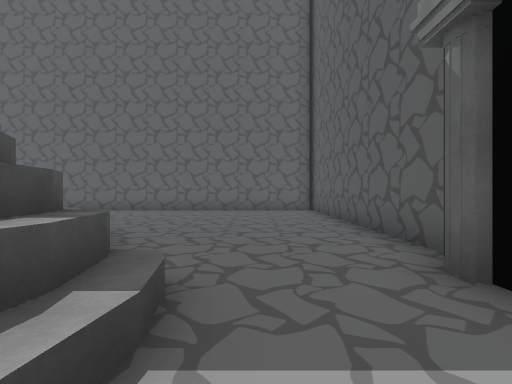
View 1 (above)

18 first-person views from a walk through a 3-D level made in the Unity game engine. The camera is 1.5 m above the floor, looks level and sees 85° across. The floor is counted in squares, 2 m on a side. Each view is taken from the middle of a square. On the plan, view 1 faces up. The plan holds only what a view shows up to about 10 squares ahead; the rest is blank. The place goes on beyond the plan. The player is left out. Door leaves are left out, so doorways stand open.

View 2
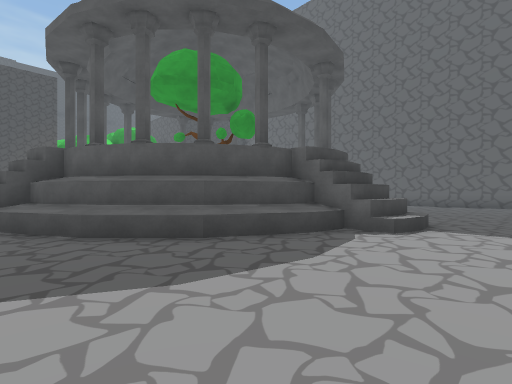

View 3
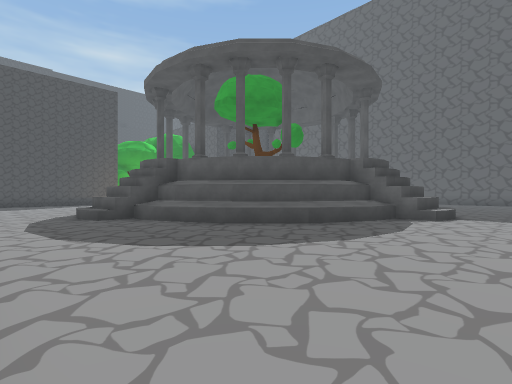

View 4
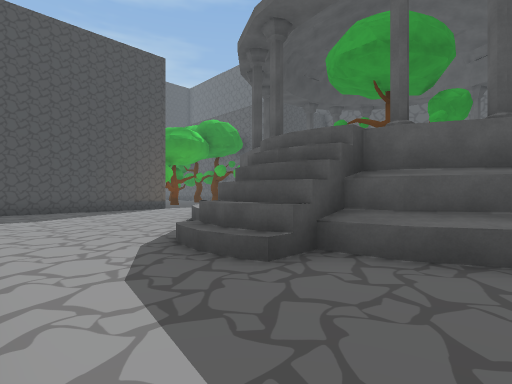

View 5
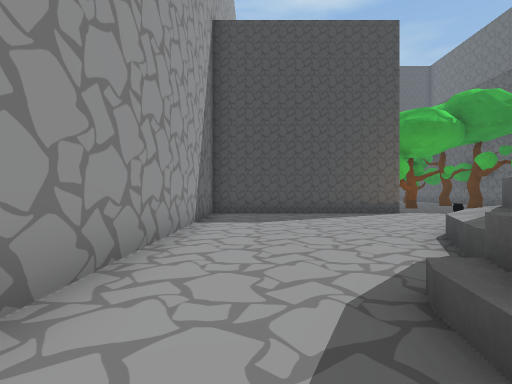

View 6
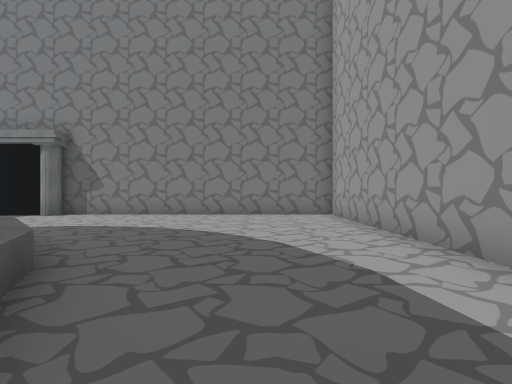

View 7
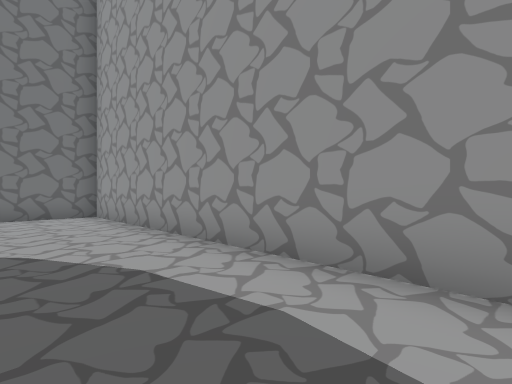

View 8
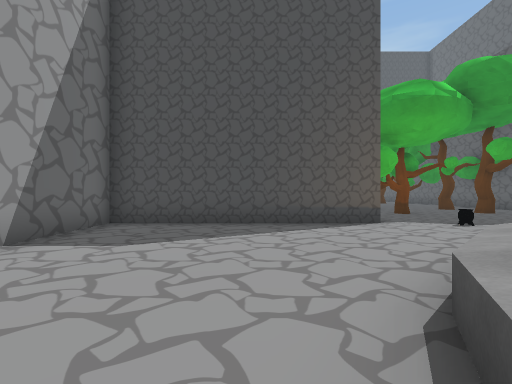

View 9
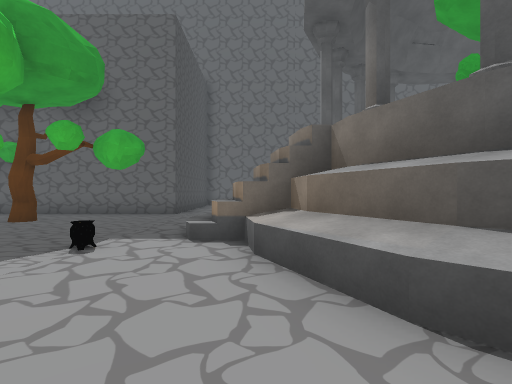

View 10
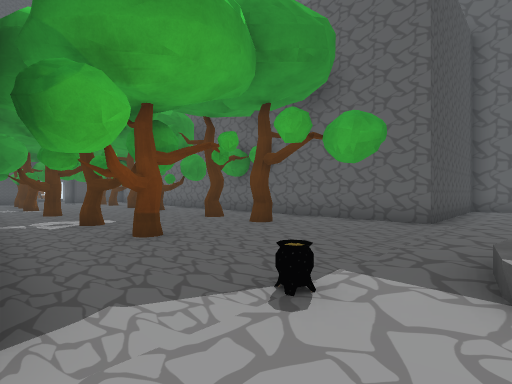

View 11
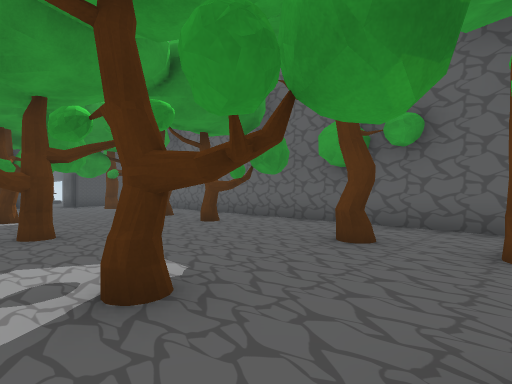

View 12
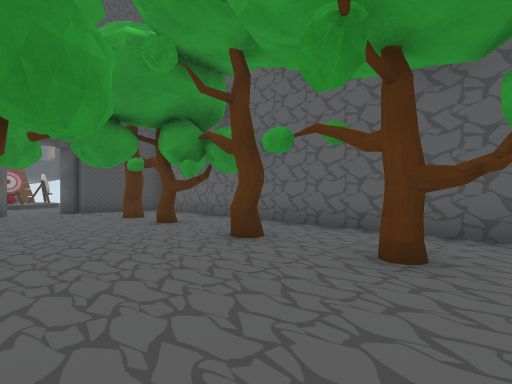

View 13
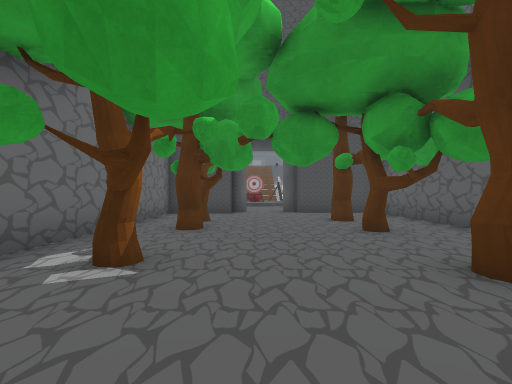

View 14
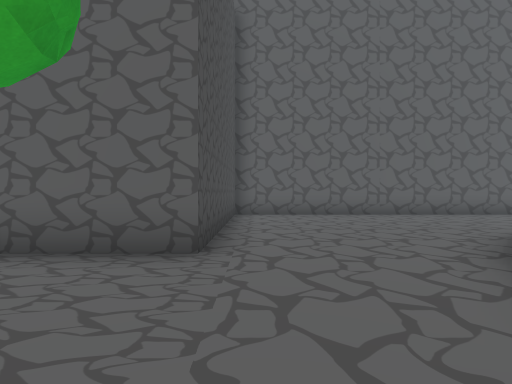

View 15
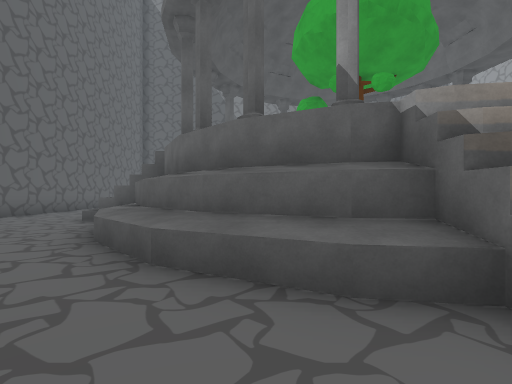

View 16
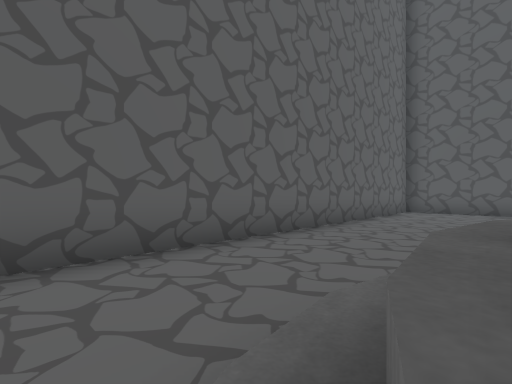

View 17
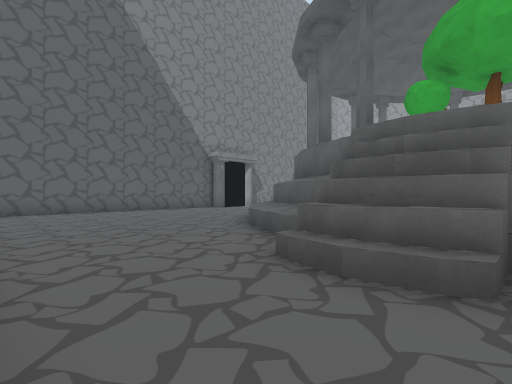

View 18
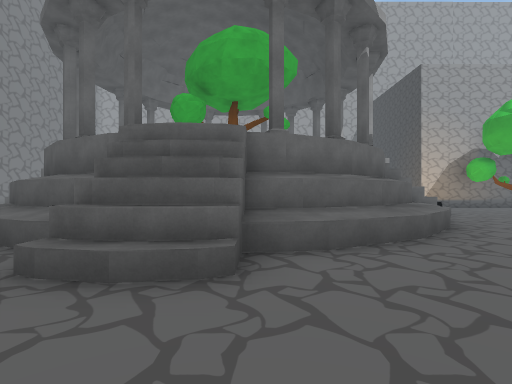

### Floor plan
Points are (right, up) in squares from view 1. A wall is a line through its corners. A room is listed if a view was taken in it or the views show most of it. See-through windows are left out.
Room 1 (views 1, 2, 3, 4, 5, 6, 7, 8, 9, 10)
walls: (-6.9, -4.9) (-7.4, -5.1); (-7, -5.2) (-7.4, -5.4); (-7.3, -5.1) (-8.1, -5.2); (-7.6, -4.9) (-8.1, -5); (-7.9, -5.2) (-8.8, -5); (-8, -4.8) (-8.5, -4.7); (-7, -8.5) (2.3, -8.5) (2.3, 0.5); (-10.9, -3.4) (-11.4, -3.2); (-12.2, -2.3) (-12.5, -2) (-13.3, -0.4) (-13.5, 0.3) (-14.6, 0.3); (-1.1, 0.3) (-2.5, 0.3) (-2.6, -0.4) (-3.4, -2) (-4.7, -3.2) (-6.2, -4) (-7, -4.1) (-7, -5.4); (-1.5, 0.7) (-1.7, 0.3); (-1.8, 1.4) (-1.9, 0.8); (-1.5, 2.1) (-1.4, 1.4) (-1.5, 0.6); (1.9, 0.9) (1.9, 2.3); (-16.7, -2) (-16.7, -8.5) (-8.6, -8.5)
low walls: (-7, -5.4) (-7.9, -5.5); (-8.2, -5.5) (-8.9, -5.4); (-9.9, -4.7) (-11.8, -3.7); (-1.8, 0.4) (-1.9, -0.6) (-2.8, -2.4) (-4.2, -3.8) (-5.9, -4.6) (-7.1, -4.8); (-12.7, -2.8) (-13.1, -2.4) (-14, -0.6) (-14.2, 0.4); (-1, 1.4) (-1.1, 0.3); (-0.6, 1.4) (-0.6, 0.9); (-1.1, 2.1) (-1, 1.3)
ways out: opening at (-15.3, -1) to room 2; opening at (1, 2.7) to room 2
Room 2 (views 11, 12, 13, 14, 15, 16, 17, 18)
walls: (-14.5, 2.4) (-13.5, 2.4) (-13.3, 3.1) (-12.5, 4.7) (-11.3, 5.9) (-9.7, 6.7) (-8.8, 6.9) (-8.8, 8.1); (-13.9, 0.7) (-14, 1.3); (-16.7, 11) (-16.7, 5.4) (-35.4, 5.4); (-8.9, 7.6) (-8.5, 7.8) (-7.8, 7.9); (-8.5, 7.4) (-7.7, 7.5); (-7.9, 7.5) (-7.4, 7.4); (-7.9, 7.9) (-7, 7.7); (-6.2, 6.7) (-4.7, 5.9) (-3.5, 4.7); (-1.7, 2.4) (-1.5, 2); (-35.7, 5) (-35.7, 2.5); (-35.7, 0.1) (-35.7, -2) (-29.2, -2); (2.3, 3.4) (2.3, 10.9); (1.9, 11.4) (-16.8, 11.4)
low walls: (-14.2, 2.3) (-14, 3.3) (-13.1, 5.1) (-11.7, 6.5) (-9.9, 7.4) (-8.8, 7.6); (-8.8, 8.1) (-7.7, 8.3); (-7.9, 8.3) (-7, 8.1); (-6.4, 7.6) (-5.9, 7.5); (-6.1, 7.4) (-4.2, 6.5)
ways out: opening at (-15.3, -1) to room 1; opening at (1, 2.7) to room 1; open door at (-36.5, 1.5)
objects: tree (-33, 0); tree (-33, 3); tree (-32, -1) to (-32, 0); tree (-31, 3); tree (-29, -1) to (-29, 0); tree (-28, 3); tree (-26, 0); tree (-26, 3); tree (-22, 0); tree (-22, 3); tree (-20, 0); tree (-20, 3); other object (-16, 0)

Where each view was taken, in squares from view 1:
view 1: 0 up, 0 right, facing up
view 2: 5 down, 1 right, facing up-left
view 3: 8 down, 1 right, facing up-left
view 4: 8 down, 5 left, facing up-left
view 5: 7 down, 7 left, facing left
view 6: 6 down, 7 left, facing right
view 7: 6 down, 7 left, facing down-right
view 8: 5 down, 10 left, facing left
view 9: 4 down, 14 left, facing up
view 10: 2 down, 15 left, facing up-left
view 11: 1 down, 20 left, facing up-left
view 12: 0 up, 25 left, facing up-left
view 13: 1 up, 26 left, facing left
view 14: 2 up, 16 left, facing up
view 15: 4 up, 16 left, facing right
view 16: 8 up, 9 left, facing up-right
view 17: 11 up, 9 left, facing down-right
view 18: 11 up, 9 left, facing down
